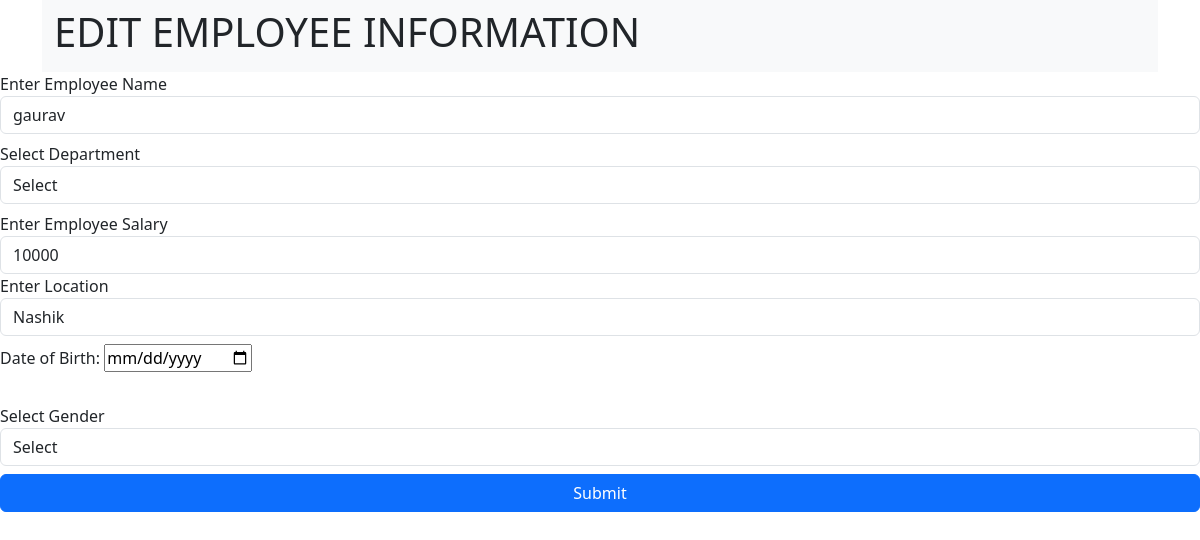
Page /update/5 on the committed database.
### emp_details/models.py (models this page shows, shortened)
class emp(models.Model):
    emp_name = models.CharField(max_length=20)
    department = models.CharField(max_length=30)
    salary = models.IntegerField()
    DOB = models.DateField()
    location = models.CharField(max_length=30)
    gender = models.CharField(max_length=10)

### emp_details/views.py (the view, shortened to what this page needs)
# urls.py: path("update/<id>",views.update_emp,name='update_emp_data'),
def update_emp(request,id):
    d = emp.objects.get(id = id)
    context = {'d':d}
    return render(request,'UpdateData.html',context=context)

### templates/UpdateData.html (shortened to what this page needs)
<!DOCTYPE html>
<html lang="en">
<head>
    <link href="https://cdn.jsdelivr.net/npm/bootstrap@5.3.2/dist/css/bootstrap.min.css" rel="stylesheet"
>
</head>
<body>
    <div class="container">
        <nav class="navbar navbar-expand-lg bg-body-tertiary">
          <div class="container-fluid">
            <h1>EDIT EMPLOYEE INFORMATION</h1>
          </div>
        </nav>
    </div>
    <form action="/update/{{d.id}}" method="post">
        <div class="form-group">
            <label for="exampleFormControlInput1">Enter Employee Name</label>
            <input type="text" class="form-control" placeholder="e.g Prakash" value="{{d.emp_name}}" name="emp_name" required>
        </div>
        <div class="form-group mt-2">
            <label for="exampleFormControlSelect1">Select Department</label>
            <select class="form-control" placeholder="e.g Hr" name="department" id="exampleFormControlSelect1">
              <option>Select</option>
            </select>
        </div>
        <div class="form-group mt-2">
            <label for="exampleFormControlInput1">Enter Employee Salary</label>
            <input type="number" class="form-control" placeholder="e.g 25000" value="{{d.salary}}" name="salary" required>
        </div>
        <div class="form-group">
            <label for="exampleFormControlInput1">Enter Location</label>
            <input type="text" class="form-control" placeholder="e.g Pune" value="{{d.location}}" name="location" required>
        </div>
        <div class="form-group mt-2">
            <label for="start_date">Date of Birth:</label>
            <input type="date" id="DOB" name="DOB"><br><br>
        </div>
        <div class="form-group mt-2">
          <label for="exampleFormControlSelect1">Select Gender</label>
          <select class="form-control" name="gender" id="exampleFormControlSelect1">
            <option>Select</option>
          </select>
        </div>
        <div class="d-grid gap-2 mt-2">
            <button class="btn btn-primary" type="submit">Submit</button>
        </div>
    </form>
</body>
</html>

### rows in the picture
emp: emp_name "gaurav", salary "10000", location "Nashik"
